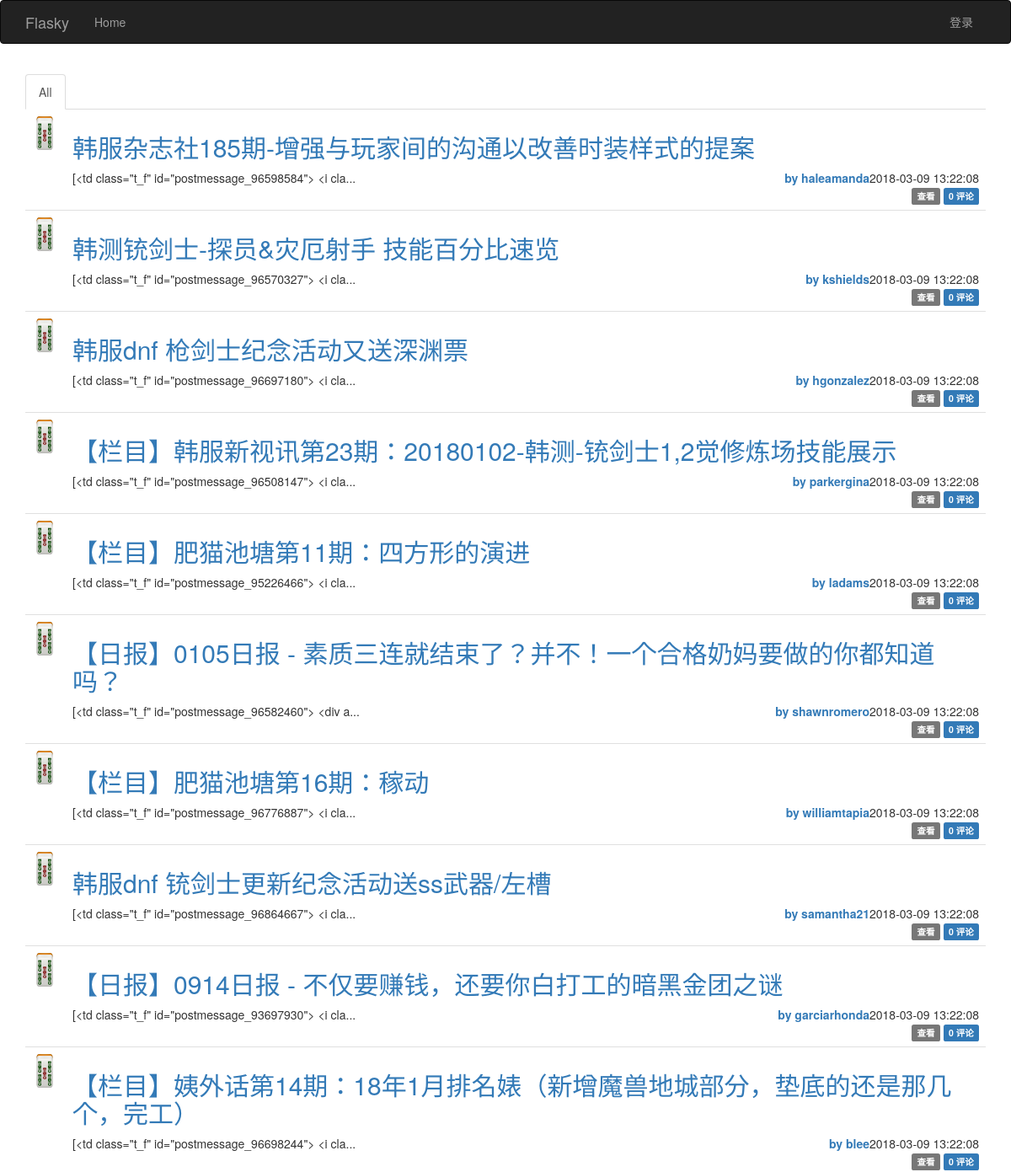
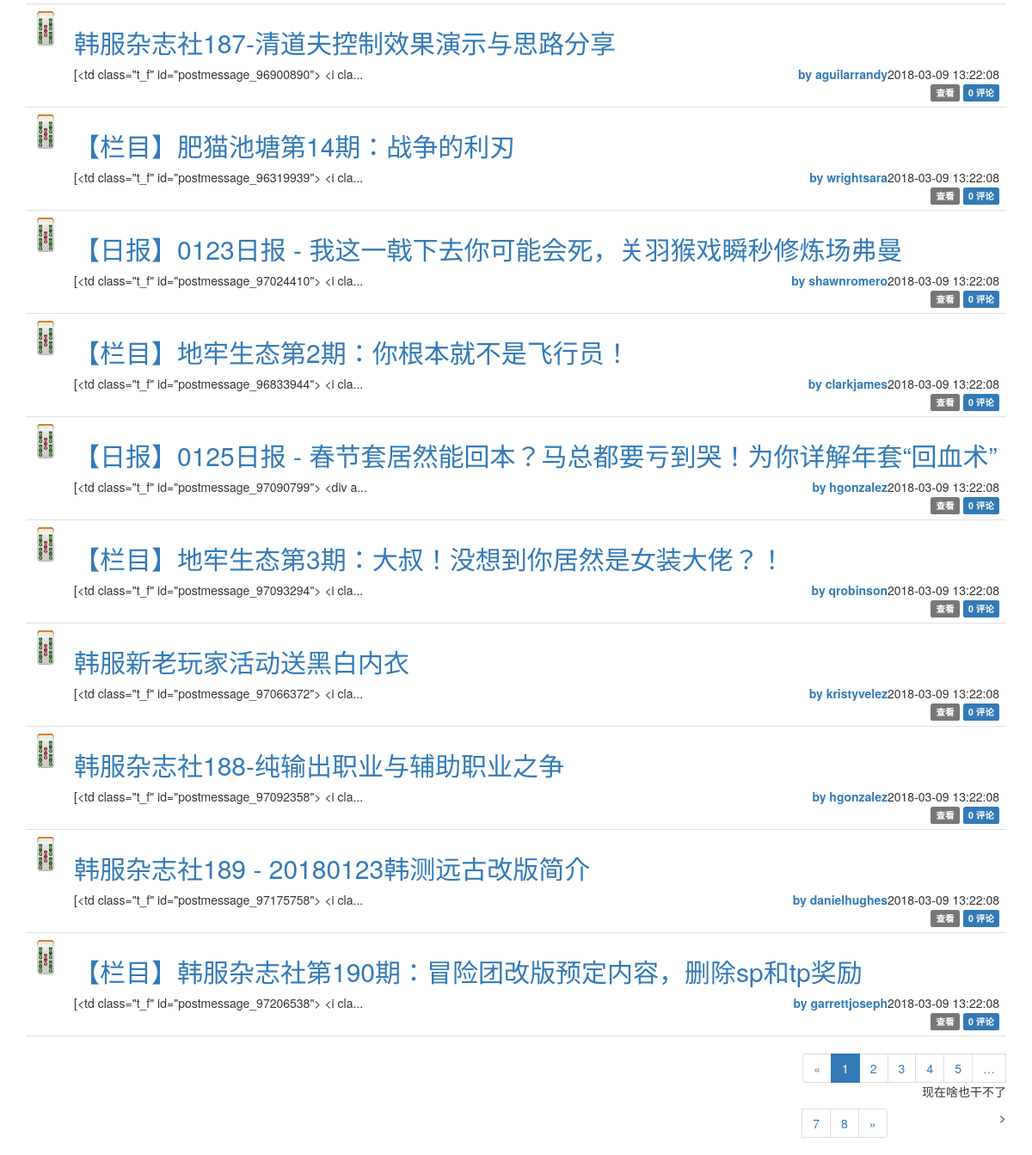
The page / on the database its author committed (2 pictures, top to bottom).
### app/models.py (models this page shows, shortened)
class Post(db.Model):
    __tablename__ = 'posts'
    id = db.Column(db.Integer, primary_key=True)
    title = db.Column(db.String(64))
    body = db.Column(db.Text)
    body_index = db.Column(db.String)
    body_html = db.Column(db.Text)
    timestamp = db.Column(db.DateTime, index=True, default=datetime.utcnow())
    author_id = db.Column(db.Integer, db.ForeignKey('users.id'))
    comments = db.relationship('Comment', backref='post', lazy='dynamic')

class User(db.Model, UserMixin):
    __tablename__ = "users"
    id = db.Column(db.Integer, primary_key=True)
    email = db.Column(db.String(64), unique=True, index=True)
    username = db.Column(db.String(64), unique=True, index=True)
    password_hash = db.Column(db.String(128))
    confirmed = db.Column(db.Boolean, default=False)
    location = db.Column(db.String(64))
    name = db.Column(db.String(64))
    about_me = db.Column(db.Text())
    profile_picture = db.Column(db.String(256))
    member_since = db.Column(db.DateTime(), default=datetime.utcnow)
    last_seen = db.Column(db.DateTime(), default=datetime.utcnow)
    role_id = db.Column(db.Integer, db.ForeignKey('roles.id'))
    posts = db.relationship('Post', backref='author', lazy='dynamic')
    comments = db.relationship('Comment', backref='author', lazy='dynamic')
    followed = db.relationship('Follow',
                               foreign_keys=[Follow.follower_id],
                               backref=db.backref('follower', lazy='joined'),
                               lazy='dynamic',
                               cascade='all, delete-orphan')
    followers = db.relationship('Follow',
                                foreign_keys=[Follow.followed_id],
                                backref=db.backref('followed', lazy='joined'),
                                lazy='dynamic',
                                cascade='all, delete-orphan')
    @property
    def password(self):
        raise AttributeError('password is not readable')

### app/main/view.py (the view, shortened to what this page needs)
@main.route("/", methods=['GET', 'POST'])
def index():
    form = PostForm()
    page = request.args.get('page', 1, type=int)
    show_followed = False
    if current_user.is_authenticated:
        show_followed = bool(request.cookies.get('show_followed', ''))
    if show_followed:
        query = current_user.followed_posts
    else:
        query = Post.query
    pagination = query.order_by(Post.timestamp.desc()).paginate(
        page, per_page=current_app.config['FLASKY_POSTS_PER_PAGE'],
        error_out=False)
    posts = pagination.items
    if current_user.can(Permission.WRITE):
        fuck = 'fuck you'
    else:
        fuck = 'fuck me'
    return render_template('index.html', form=form, posts=posts,fuck=fuck,
                           show_followed=show_followed, pagination=pagination)

### app/auth/view.py (called while the page is built)
@auth.before_app_request
def before_request():
    if current_user.is_authenticated:
        current_user.ping()
        if not current_user.confirmed \
                and request.endpoint \
                and request.blueprint != 'auth' \
                and request.endpoint != 'static':
            return redirect(url_for('auth.unconfirmed'))

### app/main/__init__.py (called while the page is built)
@main.app_context_processor
def inject_permission():
    return dict(Permission=Permission)

### app/models.py (called while the page is built)
    def can(self, permissions):
        return False

    def is_administrator(self):
        return False

### app/templates/index.html (shortened to what this page needs)
{% extends "base.html" %}
{% import "bootstrap/wtf.html" as wtf %}
{% import "_macros.html" as macros %}
{% block page_content %}
<div class="post-tabs">
    <ul class="nav nav-tabs">
        <li{% if not show_followed %} class="active"{% endif %}><a href="{{ url_for('.show_all') }}">All</a></li>
    </ul>
    {% include '_posts_index.html' %}
</div>
{% if pagination %}
<div class="pagination">
    {{ macros.pagination_widget(pagination, '.index') }}
</div>
{% endif %}
{% endblock %}

### app/templates/base.html (shortened to what this page needs)
{% extends "bootstrap/base.html" %}
{% block head %}
{{ super() }}
<link rel="stylesheet" type="text/css" href="{{ url_for('static', filename='styles.css') }}">
{% endblock %}
{% block navbar %}
<div class="navbar navbar-inverse" role="navigation">
    <div class="container">
        <div class="navbar-header">
            <a class="navbar-brand" href="{{ url_for('main.index') }}">Flasky</a>
        </div>
        <div class="navbar-collapse collaspse">
            <ul class="nav navbar-nav">
                <li><a href="{{ url_for('main.index') }}">Home</a></li>
            </ul>
             <ul class="nav navbar-nav navbar-right">
                {% if current_user.is_authenticated %}
                <li class="dropdown">
                    <a href="#" class="dropdown-toggle" data-toggle="dropdown">
                        <img src="{{ url_for('static', filename='bamboo5.png') }}" width="30px" height="30px">
                        账户 <b class="caret"></b>
                    </a>
                    <ul class="dropdown-menu">
                        <li><a href="{{ url_for('main.user', username=current_user.username) }}">我的资料</a></li>
                        <li><a href="{{ url_for('auth.change_password') }}">变更密码</a></li>
                        <li><a href="{{ url_for('auth.change_email_request') }}">变更邮箱</a></li>
                        <li><a href="{{ url_for('auth.logout') }}">退出</a></li>
                    </ul>
                </li>
                {% else %}
                <li><a href="{{ url_for('auth.login') }}">登录</a></li>
                {% endif %}
            </ul>
        </div>
    </div>
</div>
{% endblock %}
{% block content %}
<div class="container">
    {% block page_content %}{% endblock %}
{% endblock %}

### app/templates/_macros.html
{% macro pagination_widget(pagination, endpoint, fragment='') %}
<ul class="pagination">
    <li{% if not pagination.has_prev %} class="disabled"{% endif %}>
        <a href="{% if pagination.has_prev %}{{ url_for(endpoint, page=pagination.prev_num, **kwargs) }}{{ fragment }}{% else %}#{% endif %}">
            &laquo;
        </a>
    </li>
    {% for p in pagination.iter_pages() %}
        {% if p %}
            {% if p == pagination.page %}
            <li class="active">
                <a href="{{ url_for(endpoint, page = p, **kwargs) }}{{ fragment }}">{{ p }}</a>
            </li>
            {% else %}
            <li>
                <a href="{{ url_for(endpoint, page = p, **kwargs) }}{{ fragment }}">{{ p }}</a>
            </li>
            {% endif %}
        {% else %}
    <li class="disabled"><a href="#">&hellip;</a></li><p>现在啥也干不了</p>>
        {% endif %}
    {% endfor %}
    <li{% if not pagination.has_next %} class="disabled"{% endif %}>
        <a href="{% if pagination.has_next %}{{ url_for(endpoint, page=pagination.next_num, **kwargs) }}{{ fragment }}{% else %}#{% endif %}">
            &raquo;
        </a>
    </li>
</ul>
{% endmacro %}

### app/templates/_posts_index.html (shortened to what this page needs)
<ul class="posts">
    {% for post in posts %}
    <li class="post">
        <div class="post-thumbnail">
            <a href="{{ url_for('.user', username=post.author.username) }}">
                <img class="img-rounded profile-thumbnail" src="{{ url_for('static', filename='bamboo5.png') }}"
                     height="40px" width="30px">
            </a>
        </div>
        <div class="post-content">
            <div class="post-title">
                <h2><a href="{{ url_for('.post', id=post.id)}}">{% if post.title %} {{ post.title }} {% endif %}</a></h2>
            </div>
            <div class="post-date">{{ post.timestamp.strftime('%Y-%m-%d %H:%M:%S') }}</div>
            <div class="post-author"><a href="{{ url_for('.user', username=post.author.username) }}">by {{ post.author.username }}</a></div>
            <div class="post-body">
                {{ post.body_index }}
            </div>
            <div class="post-footer">
                <a href="{{ url_for('.post', id=post.id) }}">
                    <span class="label label-default">查看</span>
                </a>
                <a href="{{ url_for('.post', id=post.id) }}#comments">
                    <span class="label label-primary">{{ post.comments.count() }} 评论</span>
                </a>
            </div>
        </div>
    </li>
    {% endfor %}
</ul>

### app/static/styles.css (style rules this page uses)
.profile-thumbnail { position: absolute; }
div.post-tabs { margin-top: 16px; }
ul.posts { list-style-type: none; padding: 0px; margin: 16px 0px 0px 0px; border-top: 1px solid #e0e0e0; }
div.post-tabs ul.posts { margin: 0px; border-top: none; }
ul.posts li.post { padding: 8px; border-bottom: 1px solid #e0e0e0; }
div.post-date { float: right; }
div.post-author { font-weight: bold; float: right; }
div.post-thumbnail { position: absolute; }
div.post-content { margin-left: 48px; min-height: 48px; }
div.post-footer { text-align: right; }
div.pagination { width: 100%; text-align: right; padding: 0px; margin: 0px; }

### rows shown on the page
Post: title "韩服杂志社185期-增强与玩家间的沟通以改善时装样式的提案", timestamp "2018-03-09 13:22:08", author.username "haleamanda", body_index "[<td class=\"t_f\" id=\"postmessage_96598584\"> <i cla...", comments.count "0"
Post: title "韩测铳剑士-探员&灾厄射手 技能百分比速览", timestamp "2018-03-09 13:22:08", author.username "kshields", body_index "[<td class=\"t_f\" id=\"postmessage_96570327\"> <i cla...", comments.count "0"
Post: title "韩服dnf 枪剑士纪念活动又送深渊票", timestamp "2018-03-09 13:22:08", author.username "hgonzalez", body_index "[<td class=\"t_f\" id=\"postmessage_96697180\"> <i cla...", comments.count "0"
Post: title "【栏目】韩服新视讯第23期：20180102-韩测-铳剑士1,2觉修炼场技能展示", timestamp "2018-03-09 13:22:08", author.username "parkergina", body_index "[<td class=\"t_f\" id=\"postmessage_96508147\"> <i cla...", comments.count "0"
Post: title "【栏目】肥猫池塘第11期：四方形的演进", timestamp "2018-03-09 13:22:08", author.username "ladams", body_index "[<td class=\"t_f\" id=\"postmessage_95226466\"> <i cla...", comments.count "0"
Post: title "【日报】0105日报 - 素质三连就结束了？并不！一个合格奶妈要做的你都知道吗？", timestamp "2018-03-09 13:22:08", author.username "shawnromero", body_index "[<td class=\"t_f\" id=\"postmessage_96582460\"> <div a...", comments.count "0"
Post: title "【栏目】肥猫池塘第16期：稼动", timestamp "2018-03-09 13:22:08", author.username "williamtapia", body_index "[<td class=\"t_f\" id=\"postmessage_96776887\"> <i cla...", comments.count "0"
Post: title "韩服dnf 铳剑士更新纪念活动送ss武器/左槽", timestamp "2018-03-09 13:22:08", author.username "samantha21", body_index "[<td class=\"t_f\" id=\"postmessage_96864667\"> <i cla...", comments.count "0"
Post: title "【日报】0914日报 - 不仅要赚钱，还要你白打工的暗黑金团之谜", timestamp "2018-03-09 13:22:08", author.username "garciarhonda", body_index "[<td class=\"t_f\" id=\"postmessage_93697930\"> <i cla...", comments.count "0"
Post: title "【栏目】姨外话第14期：18年1月排名婊（新增魔兽地城部分，垫底的还是那几个，完工）", timestamp "2018-03-09 13:22:08", author.username "blee", body_index "[<td class=\"t_f\" id=\"postmessage_96698244\"> <i cla...", comments.count "0"
Post: title "韩服杂志社187-清道夫控制效果演示与思路分享", timestamp "2018-03-09 13:22:08", author.username "aguilarrandy", body_index "[<td class=\"t_f\" id=\"postmessage_96900890\"> <i cla...", comments.count "0"
Post: title "【栏目】肥猫池塘第14期：战争的利刃", timestamp "2018-03-09 13:22:08", author.username "wrightsara", body_index "[<td class=\"t_f\" id=\"postmessage_96319939\"> <i cla...", comments.count "0"
Post: title "【日报】0123日报 - 我这一戟下去你可能会死，关羽猴戏瞬秒修炼场弗曼", timestamp "2018-03-09 13:22:08", author.username "shawnromero", body_index "[<td class=\"t_f\" id=\"postmessage_97024410\"> <i cla...", comments.count "0"
Post: title "【栏目】地牢生态第2期：你根本就不是飞行员！", timestamp "2018-03-09 13:22:08", author.username "clarkjames", body_index "[<td class=\"t_f\" id=\"postmessage_96833944\"> <i cla...", comments.count "0"
Post: title "【日报】0125日报 - 春节套居然能回本？马总都要亏到哭！为你详解年套“回血术”", timestamp "2018-03-09 13:22:08", author.username "hgonzalez", body_index "[<td class=\"t_f\" id=\"postmessage_97090799\"> <div a...", comments.count "0"
Post: title "【栏目】地牢生态第3期：大叔！没想到你居然是女装大佬？！", timestamp "2018-03-09 13:22:08", author.username "qrobinson", body_index "[<td class=\"t_f\" id=\"postmessage_97093294\"> <i cla...", comments.count "0"
Post: title "韩服新老玩家活动送黑白内衣", timestamp "2018-03-09 13:22:08", author.username "kristyvelez", body_index "[<td class=\"t_f\" id=\"postmessage_97066372\"> <i cla...", comments.count "0"
Post: title "韩服杂志社188-纯输出职业与辅助职业之争", timestamp "2018-03-09 13:22:08", author.username "hgonzalez", body_index "[<td class=\"t_f\" id=\"postmessage_97092358\"> <i cla...", comments.count "0"
Post: title "韩服杂志社189 - 20180123韩测远古改版简介", timestamp "2018-03-09 13:22:08", author.username "danielhughes", body_index "[<td class=\"t_f\" id=\"postmessage_97175758\"> <i cla...", comments.count "0"
Post: title "【栏目】韩服杂志社第190期：冒险团改版预定内容，删除sp和tp奖励", timestamp "2018-03-09 13:22:08", author.username "garrettjoseph", body_index "[<td class=\"t_f\" id=\"postmessage_97206538\"> <i cla...", comments.count "0"

### other values the page prints
{{ p }} "1"
{{ p }} "2" "3" "4" "5" "7" "8"
